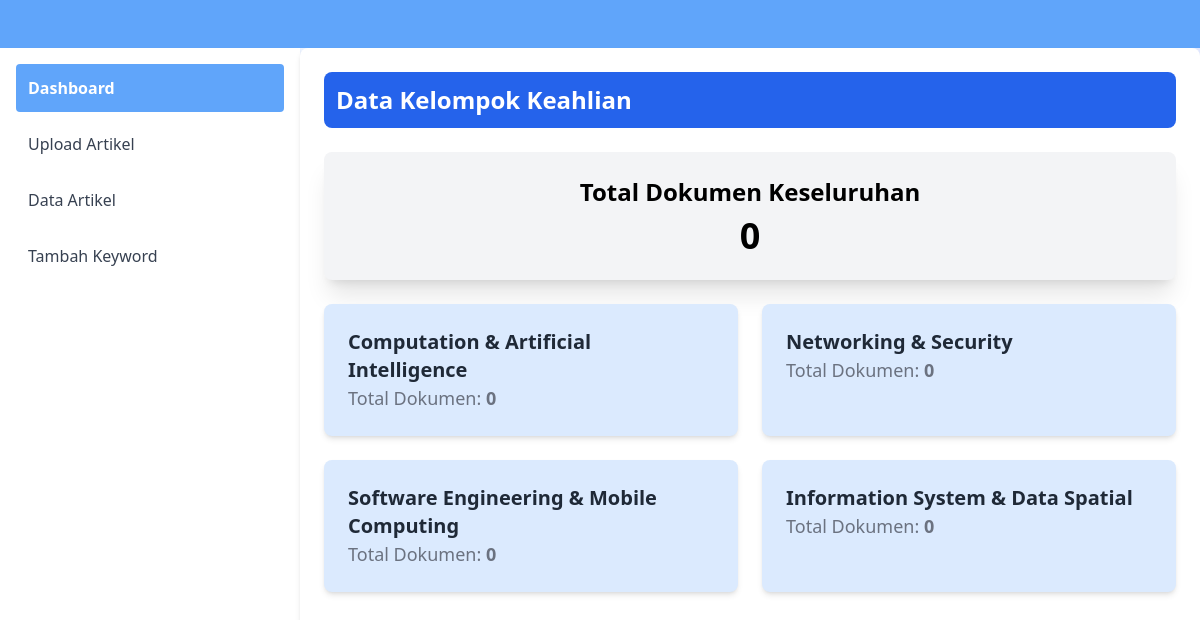
The page / on the database its author committed.
### fileupload/models.py (models this page shows, shortened)
class Theme(models.Model):
    name = models.CharField(max_length=255)
    fixed_keywords = models.TextField(blank=True, null=True)
    dynamic_keywords = models.TextField(blank=True, null=True)

### fileupload/views.py (the view)
# urls.py: path('', views.dashboard, name=''),
def dashboard(request):
    themes = Theme.objects.all()
    theme_data = []
    for theme in themes:
        count = ProcessedDocument.objects.filter(theme=theme.name).count()
        theme_data.append({
            'theme': theme.name,
            'count': count
        })
    total_documents = ProcessedDocument.objects.count()
    return render(request, 'dashboard.html', {
        'themes_count': theme_data,
        'total_documents': total_documents
    })

### fileupload/templates/dashboard.html (shortened to what this page needs)
<!DOCTYPE html>
<html lang="en">
<head>
    <script src="https://cdn.tailwindcss.com"></script>
</head>
<body class="bg-gradient-to-r from-blue-50 to-indigo-100">
    <div class="bg-blue-400 text-white p-6">
    </div>
    <div class="flex">
        <div class="w-1/4 bg-white p-4 min-h-screen shadow-md">
            <ul class="space-y-2">
                <li>
                    <a href="/dashboard" class="block p-3 rounded hover:bg-blue-300 {% if request.path == '/dashboard/' or '/' %}bg-blue-400{% endif %} text-white font-bold">Dashboard</a>
                </li>
                <li>
                    <a href="/upload" class="block p-3 rounded hover:bg-blue-200 {% if request.path == '/upload' %}bg-blue-300{% endif %} text-gray-700">Upload Artikel</a>
                </li>
                <li>
                    <a href="/uploaded_documents" class="block p-3 rounded hover:bg-blue-200 {% if request.path == '/uploaded_documents' %}bg-blue-300{% endif %} text-gray-700">Data Artikel</a>
                </li>
                <li>
                    <a href="/topterms" class="block p-3 rounded hover:bg-blue-200 {% if request.path == '/topterms' %}bg-blue-300{% endif %} text-gray-700">Tambah Keyword</a>
                </li>
            </ul>
        </div>
        <div class="w-full md:w-3/4 p-6 bg-white shadow-md rounded-lg">
            <div class="mb-6 flex justify-between items-center p-3 rounded-lg bg-blue-600">
                <h2 class="text-2xl text-white font-bold">Data Kelompok Keahlian</h2>
            </div>
            <div class="mb-6 bg-gray-100 p-6 rounded-lg shadow-xl text-center">
                <h3 class="text-2xl font-bold mb-2">Total Dokumen Keseluruhan</h3>
                <p class="text-4xl font-extrabold">{{ total_documents }}</p>
            </div>
            <div class="grid grid-cols-1 sm:grid-cols-2 lg:grid-cols-2 gap-6">
                {% for theme in themes_count %}
                    <div class="p-6 bg-blue-100 rounded-lg shadow-md hover:bg-blue-200 transition">
                        <p class="text-xl font-bold text-gray-800">{{ theme.theme }}</p>
                        <p class="text-lg text-gray-500">Total Dokumen: <strong>{{ theme.count }}</strong></p>
                    </div>
                {% endfor %}
            </div>
        </div>
    </div>
</body>
</html>

### rows shown on the page
Theme: theme "Computation & Artificial Intelligence"
Theme: theme "Networking & Security"
Theme: theme "Software Engineering & Mobile Computing"
Theme: theme "Information System & Data Spatial"

### other values the page prints
{{ total_documents }} "0"
{{ theme.count }} "0" "0" "0" "0"
